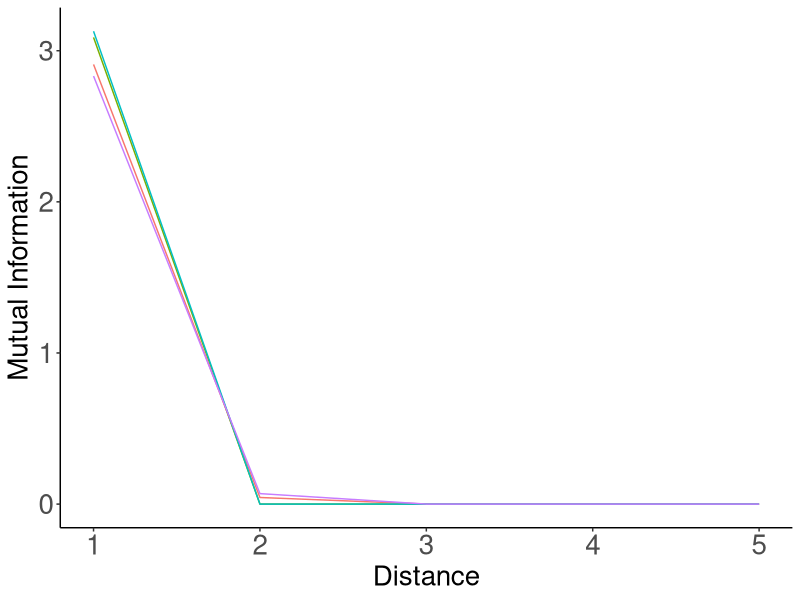
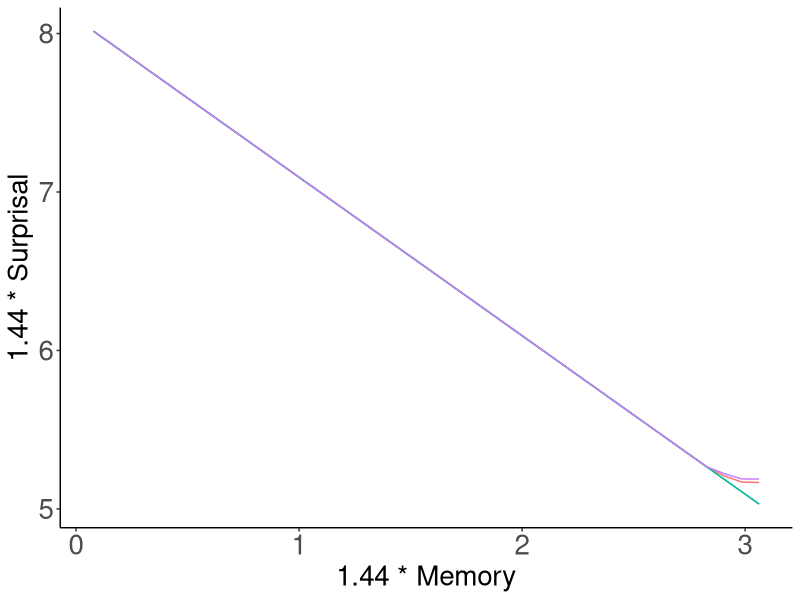
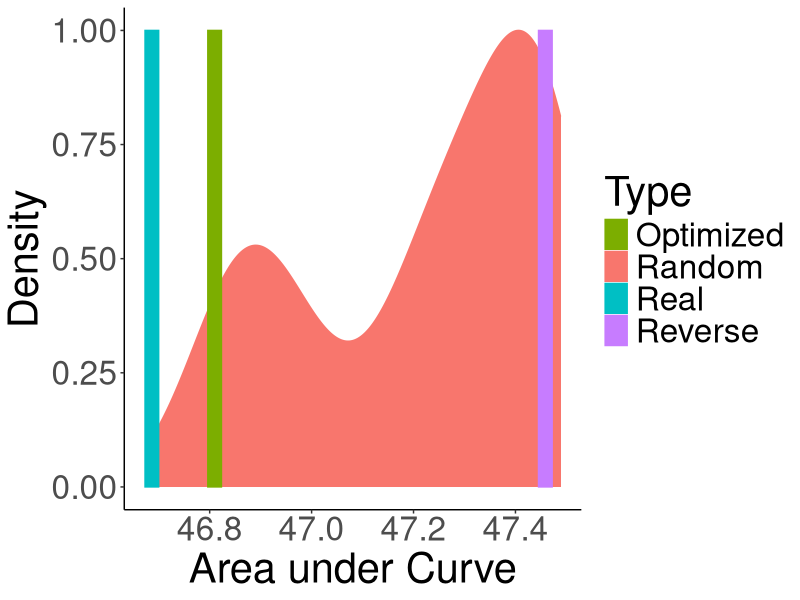

Reproduce these figures in R, in order.
library(tidyr)
library(dplyr)
library(ggplot2)


RED = "#F8766D"
GREEN = "#7CAE00"
BLUE = "#00BFC4"
PURPLE = "#C77CFF"
SCALE = c( GREEN, RED, BLUE, PURPLE)
######################################

data = read.csv("results.tsv", sep="\t")
data = data %>% filter(Script == "forWords_Japanese_RandomOrder_Normalized_FullData_Heldout.py")

unigramCE = mean(data$UnigramCE)

data$Type = ifelse(data$Model %in% c("REAL", "RANDOM", "REVERSE"), as.character(data$Model), "Optimized")
data$Type = ifelse(data$Type %in% c("REAL"), "Real", as.character(data$Type))
data$Type = ifelse(data$Type %in% c("RANDOM"), "Random", as.character(data$Type))
data$Type = ifelse(data$Type %in% c("REVERSE"), "Reverse", as.character(data$Type))

data_ = data %>% group_by(Distance, Type) %>% summarise(MI=median(MI))
data_ = data_ %>% filter(Distance < 5)
plot = ggplot(data_, aes(x=1+Distance, y=1.44*MI, color=Type)) + geom_line()
plot = plot + theme_bw()
plot = plot + xlab("Distance") + ylab("Mutual Information")
plot = plot + theme(axis.title.x=element_text(size=20), axis.title.y=element_text(size=20), axis.text = element_text(size=20))
plot = plot + theme(panel.grid.major = element_blank(), panel.grid.minor = element_blank(), panel.background = element_blank(), legend.position="none")
plot = plot + theme(axis.line = element_line(colour = "black"),
            panel.grid.major = element_blank(),
                panel.grid.minor = element_blank(),
                panel.border = element_blank(),
                    panel.background = element_blank()) + scale_colour_manual(values=SCALE) + scale_fill_manual(values=SCALE)
ggsave(plot, file=paste("../figures/Japanese-suffixes-byMorphemes-it-heldout.pdf", sep=""), height=4, width=4)

data = read.csv("results_interpolated.tsv", sep="\t")


data = data %>% filter(Script == "forWords_Japanese_RandomOrder_Normalized_FullData_Heldout.py")

data = data %>% group_by(Type, Memory) %>% summarise(Surprisal=unigramCE-median(MI))

plot = ggplot(data, aes(x=1.44*Memory, y=1.44*Surprisal, color=Type)) + geom_line() #size=2)
plot = plot + theme_bw()
plot = plot + theme(axis.title.x=element_text(size=20), axis.title.y=element_text(size=20), axis.text = element_text(size=20))
plot = plot + theme(panel.grid.major = element_blank(), panel.grid.minor = element_blank(), panel.background = element_blank(), legend.position="none")
plot = plot + theme(axis.line = element_line(colour = "black"),
            panel.grid.major = element_blank(),
                panel.grid.minor = element_blank(),
                panel.border = element_blank(),
                    panel.background = element_blank()) + scale_colour_manual(values=SCALE) + scale_fill_manual(values=SCALE)
ggsave(plot, file=paste("../figures/Japanese-suffixes-byMorphemes-memsurp-heldout.pdf", sep=""), height=4, width=4)


######################################

data = read.csv("results_auc.tsv", sep="\t")
data = data %>% filter(Script == "forWords_Japanese_RandomOrder_Normalized_FullData_Heldout.py")


data$Type = ifelse(data$Model %in% c("REAL", "RANDOM", "REVERSE"), as.character(data$Model), "Optimized")
data$Type = ifelse(data$Type %in% c("REAL"), "Real", as.character(data$Type))
data$Type = ifelse(data$Type %in% c("RANDOM"), "Random", as.character(data$Type))
data$Type = ifelse(data$Type %in% c("REVERSE"), "Reverse", as.character(data$Type))

data_ = data %>% filter(Type %in% c("Real", "Random", "Optimized", "Reverse"))


barWidth = (max(data$AUC) - min(data$AUC))/30

plot = ggplot(data_, aes(x=AUC, fill=Type, color=Type))
plot = plot + theme_classic()
plot = plot + xlab("Area under Curve") + ylab("Density")
plot = plot + theme(text=element_text(size=30))
plot = plot + geom_density(data= data_%>%filter(Type == "Random"), aes(y=..scaled..)) 
plot = plot + geom_bar(data = data_ %>% filter(!(Type %in% c("Random"))) %>% group_by(Type) %>% summarise(AUC=mean(AUC)) %>% mutate(y=1),  aes(y=y, group=Type), width=barWidth, stat="identity", position = position_dodge()) + scale_colour_manual(values=SCALE) + scale_fill_manual(values=SCALE)
ggsave(plot, file=paste("../figures/Japanese-suffixes-byMorphemes-auc-hist-heldout.pdf", sep=""), height=4, width=8)
